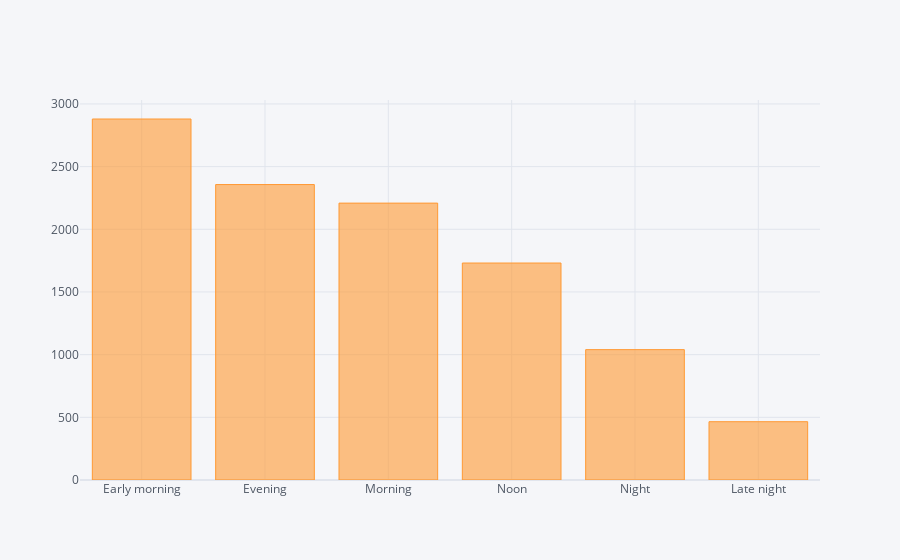

This figure's notebook cell:
### Code cell
data['Dep_Time_hour'].apply(flight_dep_time).value_counts().iplot(kind='bar')

### Figure 1 — Plotly figure (JSON) as saved in the notebook; plotly's stock layout.template omitted (floating-point values rounded to 4 significant figures)
{"data": [{"marker": {"color": "rgba(255, 153, 51, 0.6)", "line": {"color": "rgba(255, 153, 51, 1.0)", "width": 1}}, "name": "count", "orientation": "v", "text": "", "type": "bar", "x": ["Early morning", "Evening", "Morning", "Noon", "Night", "Late night"], "y": [2880, 2357, 2209, 1731, 1040, 465]}], "layout": {"autosize": true, "legend": {"bgcolor": "#F5F6F9", "font": {"color": "#4D5663"}}, "paper_bgcolor": "#F5F6F9", "plot_bgcolor": "#F5F6F9", "title": {"font": {"color": "#4D5663"}}, "xaxis": {"autorange": true, "gridcolor": "#E1E5ED", "range": [-0.5, 5.5], "showgrid": true, "tickfont": {"color": "#4D5663"}, "title": {"font": {"color": "#4D5663"}, "text": ""}, "type": "category", "zerolinecolor": "#E1E5ED"}, "yaxis": {"autorange": true, "gridcolor": "#E1E5ED", "range": [0, 3032.0], "showgrid": true, "tickfont": {"color": "#4D5663"}, "title": {"font": {"color": "#4D5663"}, "text": ""}, "type": "linear", "zerolinecolor": "#E1E5ED"}}}
